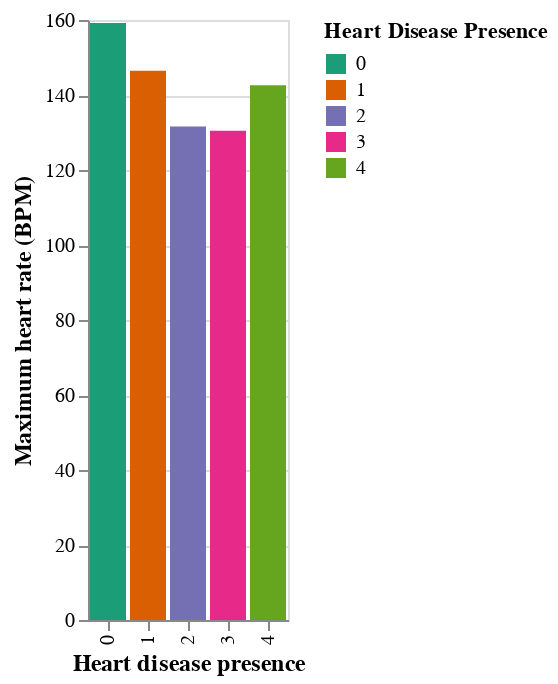

Notebook code for this chart:
### Markdown cell above
Graphs representing these means:

### Code cell
hd_mean2_ = hd_mean2.reset_index()
hd_mean2_["heart_disease_presence"] = pd.Categorical(hd_mean2_.heart_disease_presence)
hdp_vs_max_htrt = (
    alt.Chart(hd_mean2_)
    .mark_bar()
    .encode(
        x=alt.X("heart_disease_presence", title="Heart disease presence"),
        y=alt.Y("max_heart_rate mean", title="Maximum heart rate (BPM)"),
        color=alt.Color("heart_disease_presence", title="Heart Disease Presence", scale=alt.Scale(scheme='dark2'))
    )
).configure_axis(titleFontSize=12)
hdp_vs_max_htrt

### Figure 1 — Vega-Lite specification as saved in the notebook (floating-point values rounded to 4 significant figures)
{"config": {"view": {"continuousWidth": 400, "continuousHeight": 300}, "axis": {"titleFontSize": 12}}, "data": {"name": "data-975af703808dbf80b8876fd152949b07"}, "mark": "bar", "encoding": {"color": {"field": "heart_disease_presence", "scale": {"scheme": "dark2"}, "title": "Heart Disease Presence", "type": "nominal"}, "x": {"field": "heart_disease_presence", "title": "Heart disease presence", "type": "nominal"}, "y": {"field": "max_heart_rate mean", "title": "Maximum heart rate (BPM)", "type": "quantitative"}}, "$schema": "https://vega.github.io/schema/vega-lite/v4.17.0.json", "datasets": {"data-975af703808dbf80b8876fd152949b07": [{"heart_disease_presence": 0, "trestbps(systolic) mean": 129.8, "chol mean": 239.2, "max_heart_rate mean": 159.2}, {"heart_disease_presence": "1", "trestbps(systolic) mean": 134.2, "chol mean": 248.7, "max_heart_rate mean": 146.4}, {"heart_disease_presence": "2", "trestbps(systolic) mean": 136.8, "chol mean": 263.0, "max_heart_rate mean": 131.6}, {"heart_disease_presence": "3", "trestbps(systolic) mean": 136.4, "chol mean": 250.6, "max_heart_rate mean": 130.4}, {"heart_disease_presence": "4", "trestbps(systolic) mean": 137.6, "chol mean": 263.3, "max_heart_rate mean": 142.6}]}}
